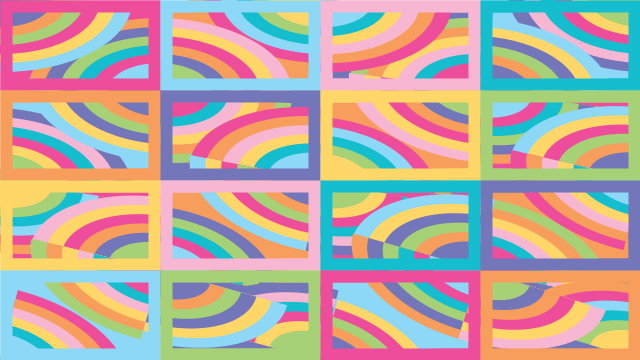
Frame 1 (no input)
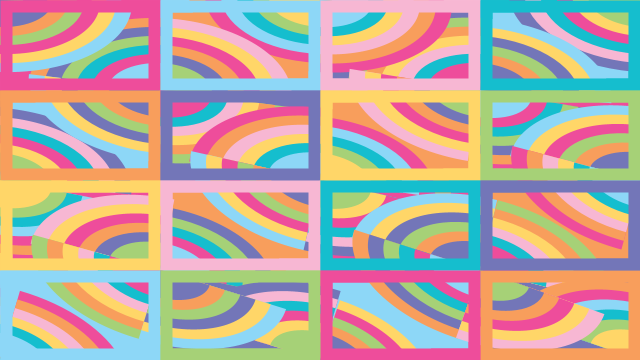
Frame 60 (the mouse pressed at the canvas centre just before this capture)
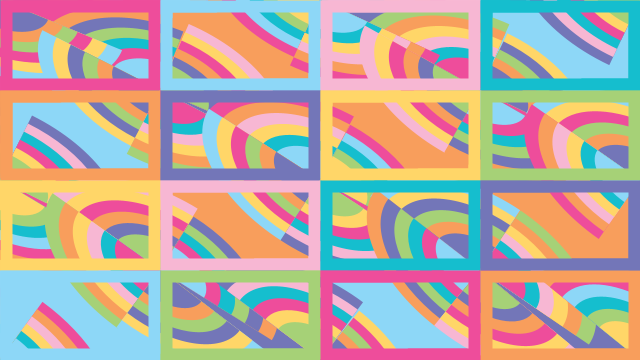
Frame 120 (the mouse held since frame 60 and released just before this capture)

The Processing sketch that drew these frames (run headless with seeded random() and noise(); from frame 60 on, the mouse is pressed at the canvas centre):

// Processing sketch: processing_72669
// ── processing_72669.pde

//float x;
//float y;
float angle=0.0;


void setup() {
  size(640, 360);
  smooth();
  background(255);
}


void draw() {
  //float x=mouseX;
  //float ax=map(mouseX,0,width,0,200);
  //float ay=map(mouseY,0,width,0,100);
  strokeWeight(12);

  //1
  stroke(238, 77, 155);
  fill(238, 77, 155);
  rect(6, 6, 148, 78);


  //2
  stroke(141, 215, 247);
  fill(248, 158, 92);
  rect(166, 6, 148, 78);

  //3
  stroke(247, 183, 211);
  fill(115, 118, 184);
  rect(326, 6, 148, 78);

  //4
  stroke(21, 190, 206);
  fill(141, 215, 247);
  rect(486, 6, 148, 78);
  
  
  //5
  stroke(248, 158, 92);
  fill(141, 215, 247);
  rect(6, 96, 148, 78);


  //6
  stroke(115, 118, 184);
  fill(115, 118, 184);
  rect(166, 96, 148, 78);
  
    //7
  stroke(255, 214, 104);
  fill(248, 158, 92);
  rect(326, 96, 148, 78);
  
    //8
  stroke(166, 209, 119);
  fill(238, 77, 155);
  rect(486, 96, 148, 78);
  
    //9
  stroke(255, 214, 104);
  fill(238, 77, 155);
  rect(6, 186, 148, 78);
  
    //10
  stroke(247, 183, 211);
  fill(248, 158, 92);
  rect(166, 186, 148, 78);
  
    //11
  stroke(21, 190, 206);
  fill(238, 77, 155);
  rect(326, 186, 148, 78);
  
    //12
  stroke(115, 118, 184);
  fill(248, 158, 92);
  rect(486, 186, 148, 78);

    //13
  stroke(141, 215, 247);
  fill(141, 215, 247);
  rect(6, 276, 148, 78);
  
    //14
  stroke(166, 209, 119);
  fill(115, 118, 184);
  rect(166, 276, 148, 78);
  
    //15
  stroke(238, 77, 155);
  fill(141, 215, 247);
  rect(326, 276, 148, 78);
  
    //16
  stroke(248, 158, 92);
  fill(115, 118, 184);
  rect(486, 276, 148, 78);
  
  draw1();
  draw2();
  draw3();
  draw4();
  draw5();
  draw6();
  draw7();
  draw8();
  draw9();
  draw10();
  draw11();
  draw12();
  draw13();
  draw14();
  draw15();
  draw16();
  draw17();
  draw18();
  draw19();
  draw20();
  draw21();
  draw22();
  draw23();
  draw24();
  draw25();
  draw26();
  draw27();
  draw28();
  draw29();
  draw30();
  draw31();
  draw32(); 
  draw33(); 
 
}


void draw1() {
  noStroke();
  pushMatrix();
  translate(160, 90);
  rotate(angle);
  angle+=0.01;


  fill(248, 158, 92);
  arc(0, 0, 264, 144, PI, PI+HALF_PI);
  fill(115, 118, 184);
  arc(0, 0, 232, 126, PI, PI+HALF_PI);
  fill(166, 209, 119);
  arc(0, 0, 200, 108, PI, PI+HALF_PI);
  fill(21, 190, 206);
  arc(0, 0, 168, 90, PI, PI+HALF_PI);
  fill(238, 77, 155);
  arc(0, 0, 136, 72, PI, PI+HALF_PI);
  fill(141, 215, 247);
  arc(0, 0, 104, 54, PI, PI+HALF_PI);
  popMatrix();


}

void draw2() {

  pushMatrix();
  translate(0, 0);
  rotate(angle);
  angle+=0.01;

  fill(141, 215, 247);
  arc(0, 0, 264, 144, 0, HALF_PI);
  fill(255, 214, 104);
  arc(0, 0, 232, 126, 0, HALF_PI);
  fill(238, 77, 155);
  arc(0, 0, 200, 108, 0, HALF_PI);
  fill(166, 209, 119);
  arc(0, 0, 168, 90, 0, HALF_PI);
  fill(248, 158, 92);
  arc(0, 0, 136, 72, 0, HALF_PI);
  fill(115, 118, 184);
  arc(0, 0, 104, 54, 0, HALF_PI);
  popMatrix();

}


void draw3() {
  pushMatrix();
  translate(321, 0);
  rotate(angle);
  angle+=0.01;

  noStroke();
  fill(248, 158, 92);
  arc(0, 0, 264, 144, HALF_PI, PI);
  fill(238, 77, 155);
  arc(0, 0, 232, 126, HALF_PI, PI);
  fill(141, 215, 247);
  arc(0, 0, 200, 108, HALF_PI, PI);
  fill(21, 190, 206);
  arc(0, 0, 168, 90, HALF_PI, PI);
  fill(166, 209, 119);
  arc(0, 0, 136, 72, HALF_PI, PI);
  fill(255, 214, 104);
  arc(0, 0, 104, 54, HALF_PI, PI);
  popMatrix();
}

void draw4() {
  
  pushMatrix();
  translate(160, 90);
  rotate(angle);
  angle+=0.01;
  
  fill(247, 183, 211);
  arc(0, 0, 264, 144, PI+HALF_PI, TWO_PI);
  fill(255, 214, 104);
  arc(0, 0, 232, 126, PI+HALF_PI, TWO_PI);
  fill(238, 77, 155);
  arc(0, 0, 200, 108, PI+HALF_PI, TWO_PI);
  fill(248, 158, 92);
  arc(0, 0, 168, 90, PI+HALF_PI, TWO_PI);
  fill(115, 118, 184);
  arc(0, 0, 136, 72, PI+HALF_PI, TWO_PI);
  fill(166, 209, 119);
  arc(0, 0, 104, 54, PI+HALF_PI, TWO_PI);
  popMatrix();
}



  //3

void draw5() {
  pushMatrix();
  translate(480, 90);
  rotate(angle);
  angle+=0.01;
  
  noStroke();
  fill(166, 209, 119);
  arc(0, 0, 264, 144, PI, PI+HALF_PI);
  fill(248, 158, 92);
  arc(0, 0, 232, 126, PI, PI+HALF_PI);
  fill(255, 214, 104);
  arc(0, 0, 200, 108, PI, PI+HALF_PI);
  fill(247, 183, 211);
  arc(0, 0, 168, 90, PI, PI+HALF_PI);
  fill(21, 190, 206);
  arc(0, 0, 136, 72, PI, PI+HALF_PI);
  fill(238, 77, 155);
  arc(0, 0, 104, 54, PI, PI+HALF_PI);
  popMatrix();
}

void draw6() {
  pushMatrix();
  translate(320, 0);
  rotate(angle);
  angle+=0.01;
  
  fill(238, 77, 155);
  arc(0, 0, 264, 144, 0, HALF_PI);
  fill(248, 158, 92);
  arc(0, 0, 232, 126, 0, HALF_PI);
  fill(247, 183, 211);
  arc(0, 0, 200, 108, 0, HALF_PI);
  fill(255, 214, 104);
  arc(0, 0, 168, 90, 0, HALF_PI);
  fill(21, 190, 206);
  arc(0, 0, 136, 72, 0, HALF_PI);
  fill(141, 215, 247);
  arc(0, 0, 104, 54, 0, HALF_PI);
  popMatrix();
}



  //4

void draw7() {
  pushMatrix();
  translate(640, 0);
  rotate(angle);
  angle+=0.01;
  
  noStroke();
  fill(115, 118, 184);
  arc(0, 0, 264, 144, HALF_PI, PI);
  fill(247, 183, 211);
  arc(0, 0, 232, 126, HALF_PI, PI);
  fill(21, 190, 206);
  arc(0, 0, 200, 108, HALF_PI, PI);
  fill(238, 77, 155);
  arc(0, 0, 168, 90, HALF_PI, PI);
  fill(255, 214, 104);
  arc(0, 0, 136, 72, HALF_PI, PI);
  fill(166, 209, 119);
  arc(0, 0, 104, 54, HALF_PI, PI);
  popMatrix();
}

void draw8() {
  pushMatrix();
  translate(480, 90);
  rotate(angle);
  angle+=0.01;
  
  fill(141, 215, 247);
  arc(0, 0, 264, 144, PI+HALF_PI, TWO_PI);
  fill(255, 214, 104);
  arc(0, 0, 232, 126, PI+HALF_PI, TWO_PI);
  fill(115, 118, 184);
  arc(0, 0, 200, 108, PI+HALF_PI, TWO_PI);
  fill(166, 209, 119);
  arc(0, 0, 168, 90, PI+HALF_PI, TWO_PI);
  fill(248, 158, 92);
  arc(0, 0, 136, 72, PI+HALF_PI, TWO_PI);
  fill(115, 118, 184);
  arc(0, 0, 104, 54, PI+HALF_PI, TWO_PI);
  popMatrix();
}




  //5
void draw9() {
  pushMatrix();
  translate(0, 180);
  rotate(angle);
  angle+=0.01;
  
  noStroke();
  fill(115, 118, 184);
  arc(0, 0, 264, 144, PI+HALF_PI, TWO_PI);
  fill(247, 183, 211);
  arc(0, 0, 232, 126, PI+HALF_PI, TWO_PI);
  fill(21, 190, 206);
  arc(0, 0, 200, 108, PI+HALF_PI, TWO_PI);
  fill(238, 77, 155);
  arc(0, 0, 168, 90, PI+HALF_PI, TWO_PI);
  fill(255, 214, 104);
  arc(0, 0, 136, 72, PI+HALF_PI, TWO_PI);
  fill(166, 209, 119);
  arc(0, 0, 104, 54, PI+HALF_PI, TWO_PI);
  popMatrix();
}


void draw10() {
  pushMatrix();
  translate(160, 90);
  rotate(angle);
  angle+=0.01;
  
  fill(141, 215, 247);
  arc(0, 0, 264, 144, HALF_PI, PI);
  fill(255, 214, 104);
  arc(0, 0, 232, 126, HALF_PI, PI);
  fill(115, 118, 184);
  arc(0, 0, 200, 108, HALF_PI, PI);
  fill(166, 209, 119);
  arc(0, 0, 168, 90, HALF_PI, PI);
  fill(248, 158, 92);
  arc(0, 0, 136, 72, HALF_PI, PI);
  fill(115, 118, 184);
  arc(0, 0, 104, 54, HALF_PI, PI);
  popMatrix();
}





  //6
void draw11() {
  pushMatrix();
  translate(160, 90);
  rotate(angle);
  angle+=0.01;
  
  noStroke();
  fill(166, 209, 119);
  arc(0, 0, 264, 144, 0, HALF_PI);
  fill(248, 158, 92);
  arc(0, 0, 232, 126, 0, HALF_PI);
  fill(255, 214, 104);
  arc(0, 0, 200, 108, 0, HALF_PI);
  fill(247, 183, 211);
  arc(0, 0, 168, 90, 0, HALF_PI);
  fill(21, 190, 206);
  arc(0, 0, 136, 72, 0, HALF_PI);
  fill(238, 77, 155);
  arc(0, 0, 104, 54, 0, HALF_PI);
  popMatrix();
}

void draw12() {
  pushMatrix();
  translate(320, 180);
  rotate(angle);
  angle+=0.01;
  
  fill(238, 77, 155);
  arc(0, 0, 264, 144, PI, PI+HALF_PI);
  fill(248, 158, 92);
  arc(0, 0, 232, 126, PI, PI+HALF_PI);
  fill(247, 183, 211);
  arc(0, 0, 200, 108, PI, PI+HALF_PI);
  fill(255, 214, 104);
  arc(0, 0, 168, 90, PI, PI+HALF_PI);
  fill(21, 190, 206);
  arc(0, 0, 136, 72, PI, PI+HALF_PI);
  fill(141, 215, 247);
  arc(0, 0, 104, 54, PI, PI+HALF_PI);
  popMatrix();
}



  //7

void draw13() {
  pushMatrix();
  translate(320, 180);
  rotate(angle);
  angle+=0.01;
  
  noStroke();
  fill(248, 158, 92);
  arc(0, 0, 264, 144, PI+HALF_PI, TWO_PI);
  fill(238, 77, 155);
  arc(0, 0, 232, 126, PI+HALF_PI, TWO_PI);
  fill(141, 215, 247);
  arc(0, 0, 200, 108, PI+HALF_PI, TWO_PI);
  fill(21, 190, 206);
  arc(0, 0, 168, 90, PI+HALF_PI, TWO_PI);
  fill(166, 209, 119);
  arc(0, 0, 136, 72, PI+HALF_PI, TWO_PI);
  fill(255, 214, 104);
  arc(0, 0, 104, 54, PI+HALF_PI, TWO_PI);
  popMatrix();
}


void draw14() {
  pushMatrix();
  translate(480, 90);
  rotate(angle);
  angle+=0.01;
  
  fill(247, 183, 211);
  arc(0, 0, 264, 144, HALF_PI, PI);
  fill(255, 214, 104);
  arc(0, 0, 232, 126, HALF_PI, PI);
  fill(238, 77, 155);
  arc(0, 0, 200, 108, HALF_PI, PI);
  fill(248, 158, 92);
  arc(0, 0, 168, 90, HALF_PI, PI);
  fill(115, 118, 184);
  arc(0, 0, 136, 72, HALF_PI, PI);
  fill(166, 209, 119);
  arc(0, 0, 104, 54, HALF_PI, PI);
  popMatrix();
}



  //8

void draw15() {
  pushMatrix();
  translate(480, 90);
  rotate(angle);
  angle+=0.01;
  
  noStroke();
  fill(248, 158, 92);
  arc(0, 0, 264, 144, 0, HALF_PI);
  fill(115, 118, 184);
  arc(0, 0, 232, 126, 0, HALF_PI);
  fill(166, 209, 119);
  arc(0, 0, 200, 108, 0, HALF_PI);
  fill(21, 190, 206);
  arc(0, 0, 168, 90, 0, HALF_PI);
  fill(238, 77, 155);
  arc(0, 0, 136, 72, 0, HALF_PI);
  fill(141, 215, 247);
  arc(0, 0, 104, 54, 0, HALF_PI);
  popMatrix();
} 
  
void draw16() {
  pushMatrix();
  translate(640, 180);
  rotate(angle);
  angle+=0.01;
  
  fill(141, 215, 247);
  arc(0, 0, 264, 144, PI, PI+HALF_PI);
  fill(255, 214, 104);
  arc(0, 0, 232, 126, PI, PI+HALF_PI);
  fill(238, 77, 155);
  arc(0, 0, 200, 108, PI, PI+HALF_PI);
  fill(166, 209, 119);
  arc(0, 0, 168, 90, PI, PI+HALF_PI);
  fill(248, 158, 92);
  arc(0, 0, 136, 72, PI, PI+HALF_PI);
  fill(115, 118, 184);
  arc(0, 0, 104, 54, PI, PI+HALF_PI);
  popMatrix();
}

//9
void draw17() {
  pushMatrix();
  translate(0, 180);
  rotate(angle);
  angle+=0.01;
  
  noStroke();
  fill(248, 158, 92);
  arc(0, 0, 264, 144, 0, HALF_PI);
  fill(238, 77, 155);
  arc(0, 0, 232, 126, 0, HALF_PI);
  fill(141, 215, 247);
  arc(0, 0, 200, 108, 0, HALF_PI);
  fill(21, 190, 206);
  arc(0, 0, 168, 90, 0, HALF_PI);
  fill(166, 209, 119);
  arc(0, 0, 136, 72, 0, HALF_PI);
  fill(255, 214, 104);
  arc(0, 0, 104, 54, 0, HALF_PI);
  popMatrix();
}

void draw18() {
  pushMatrix();
  translate(160, 270);
  rotate(angle);
  angle+=0.01;
  
  fill(247, 183, 211);
  arc(0, 0, 264, 144, PI, PI+HALF_PI);
  fill(255, 214, 104);
  arc(0, 0, 232, 126, PI, PI+HALF_PI);
  fill(238, 77, 155);
  arc(0, 0, 200, 108, PI, PI+HALF_PI);
  fill(248, 158, 92);
  arc(0, 0, 168, 90, PI, PI+HALF_PI);
  fill(115, 118, 184);
  arc(0, 0, 136, 72, PI, PI+HALF_PI);
  fill(166, 209, 119);
  arc(0, 0, 104, 54, PI, PI+HALF_PI);
  popMatrix();
}



  //10

void draw19() {
  pushMatrix();
  translate(160, 270);
  rotate(angle);
  angle+=0.01;
  
  noStroke();
  fill(248, 158, 92);
  arc(0, 0, 264, 144, PI+HALF_PI, TWO_PI);
  fill(115, 118, 184);
  arc(0, 0, 232, 126, PI+HALF_PI, TWO_PI);
  fill(166, 209, 119);
  arc(0, 0, 200, 108, PI+HALF_PI, TWO_PI);
  fill(21, 190, 206);
  arc(0, 0, 168, 90, PI+HALF_PI, TWO_PI);
  fill(238, 77, 155);
  arc(0, 0, 136, 72, PI+HALF_PI, TWO_PI);
  fill(141, 215, 247);
  arc(0, 0, 104, 54, PI+HALF_PI, TWO_PI);
  popMatrix();
}

void draw20() {
  pushMatrix();
  translate(320, 180);
  rotate(angle);
  angle+=0.01;
  
  fill(141, 215, 247);
  arc(0, 0, 264, 144, HALF_PI, PI);
  fill(255, 214, 104);
  arc(0, 0, 232, 126, HALF_PI, PI);
  fill(238, 77, 155);
  arc(0, 0, 200, 108, HALF_PI, PI);
  fill(166, 209, 119);
  arc(0, 0, 168, 90, HALF_PI, PI);
  fill(248, 158, 92);
  arc(0, 0, 136, 72, HALF_PI, PI);
  fill(115, 118, 184);
  arc(0, 0, 104, 54, HALF_PI, PI);
  popMatrix();
}



  //11

void draw21() {
  pushMatrix();
  translate(320, 180);
  rotate(angle);
  angle+=0.01;
  
  noStroke();
  fill(115, 118, 184);
  arc(0, 0, 264, 144, 0, HALF_PI);
  fill(247, 183, 211);
  arc(0, 0, 232, 126, 0, HALF_PI);
  fill(21, 190, 206);
  arc(0, 0, 200, 108, 0, HALF_PI);
  fill(238, 77, 155);
  arc(0, 0, 168, 90, 0, HALF_PI);
  fill(255, 214, 104);
  arc(0, 0, 136, 72, 0, HALF_PI);
  fill(166, 209, 119);
  arc(0, 0, 104, 54, 0, HALF_PI);
  popMatrix();
}

void draw22() {
  pushMatrix();
  translate(480, 270);
  rotate(angle);
  angle+=0.01;
  
  fill(141, 215, 247);
  arc(0, 0, 264, 144, PI, PI+HALF_PI);
  fill(255, 214, 104);
  arc(0, 0, 232, 126, PI, PI+HALF_PI);
  fill(115, 118, 184);
  arc(0, 0, 200, 108, PI, PI+HALF_PI);
  fill(166, 209, 119);
  arc(0, 0, 168, 90, PI, PI+HALF_PI);
  fill(248, 158, 92);
  arc(0, 0, 136, 72, PI, PI+HALF_PI);
  fill(115, 118, 184);
  arc(0, 0, 104, 54, PI, PI+HALF_PI);
  popMatrix();
}



  //12
void draw23() {
  pushMatrix();
  translate(480, 270);
  rotate(angle);
  angle+=0.01;
  
  noStroke();
  fill(166, 209, 119);
  arc(0, 0, 264, 144, PI+HALF_PI, TWO_PI);
  fill(248, 158, 92);
  arc(0, 0, 232, 126, PI+HALF_PI, TWO_PI);
  fill(255, 214, 104);
  arc(0, 0, 200, 108, PI+HALF_PI, TWO_PI);
  fill(247, 183, 211);
  arc(0, 0, 168, 90, PI+HALF_PI, TWO_PI);
  fill(21, 190, 206);
  arc(0, 0, 136, 72, PI+HALF_PI, TWO_PI);
  fill(238, 77, 155);
  arc(0, 0, 104, 54, PI+HALF_PI, TWO_PI);
  popMatrix();
}

void draw24() {
  pushMatrix();
  translate(640, 180);
  rotate(angle);
  angle+=0.01;
  
  fill(238, 77, 155);
  arc(0, 0, 264, 144, HALF_PI, PI);
  fill(248, 158, 92);
  arc(0, 0, 232, 126, HALF_PI, PI);
  fill(247, 183, 211);
  arc(0, 0, 200, 108, HALF_PI, PI);
  fill(255, 214, 104);
  arc(0, 0, 168, 90, HALF_PI, PI);
  fill(21, 190, 206);
  arc(0, 0, 136, 72, HALF_PI, PI);
  fill(141, 215, 247);
  arc(0, 0, 104, 54, HALF_PI, PI);
  popMatrix();
}


  //13

void draw25() {
  pushMatrix();
  translate(160, 270);
  rotate(angle);
  angle+=0.01;
  
  noStroke();
  fill(166, 209, 119);
  arc(0, 0, 264, 144, HALF_PI, PI);
  fill(248, 158, 92);
  arc(0, 0, 232, 126, HALF_PI, PI);
  fill(255, 214, 104);
  arc(0, 0, 200, 108, HALF_PI, PI);
  fill(247, 183, 211);
  arc(0, 0, 168, 90, HALF_PI, PI);
  fill(21, 190, 206);
  arc(0, 0, 136, 72, HALF_PI, PI);
  fill(238, 77, 155);
  arc(0, 0, 104, 54, HALF_PI, PI);
  popMatrix();
}

void draw26() {
  pushMatrix();
  translate(0, 360);
  rotate(angle);
  angle+=0.01;
  
  fill(238, 77, 155);
  arc(0, 0, 264, 144, PI+HALF_PI, TWO_PI);
  fill(248, 158, 92);
  arc(0, 0, 232, 126, PI+HALF_PI, TWO_PI);
  fill(247, 183, 211);
  arc(0, 0, 200, 108, PI+HALF_PI, TWO_PI);
  fill(255, 214, 104);
  arc(0, 0, 168, 90, PI+HALF_PI, TWO_PI);
  fill(21, 190, 206);
  arc(0, 0, 136, 72, PI+HALF_PI, TWO_PI);
  fill(141, 215, 247);
  arc(0, 0, 104, 54, PI+HALF_PI, TWO_PI);
  popMatrix();
}



  //14

void draw27() {
  pushMatrix();
  translate(320, 360);
  rotate(angle);
  angle+=0.01;
  
  noStroke();
  fill(115, 118, 184);
  arc(0,0, 264, 144, PI, PI+HALF_PI);
  fill(247, 183, 211);
  arc(0, 0, 232, 126, PI, PI+HALF_PI);
  fill(21, 190, 206);
  arc(0, 0, 200, 108, PI, PI+HALF_PI);
  fill(238, 77, 155);
  arc(0, 0, 168, 90, PI, PI+HALF_PI);
  fill(255, 214, 104);
  arc(0, 0, 136, 72, PI, PI+HALF_PI);
  fill(166, 209, 119);
  arc(0, 0, 104, 54, PI, PI+HALF_PI);
  popMatrix();
}

void draw28() {
  pushMatrix();
  translate(160, 270);
  rotate(angle);
  angle+=0.01;
  
  fill(141, 215, 247);
  arc(0, 0, 264, 144, 0, HALF_PI);
  fill(255, 214, 104);
  arc(0, 0, 232, 126, 0, HALF_PI);
  fill(115, 118, 184);
  arc(0, 0, 200, 108, 0, HALF_PI);
  fill(166, 209, 119);
  arc(0, 0, 168, 90, 0, HALF_PI);
  fill(248, 158, 92);
  arc(0, 0, 136, 72, 0, HALF_PI);
  fill(115, 118, 184);
  arc(0, 0, 104, 54, 0, HALF_PI);
  popMatrix();
}




  //15

void draw29() {
  pushMatrix();
  translate(480, 270);
  rotate(angle);
  angle+=0.01;
  
  noStroke();
  fill(248, 158, 92);
  arc(0, 0, 264, 144, HALF_PI, PI);
  fill(115, 118, 184);
  arc(0, 0, 232, 126, HALF_PI, PI);
  fill(166, 209, 119);
  arc(0, 0, 200, 108, HALF_PI, PI);
  fill(21, 190, 206);
  arc(0, 0, 168, 90, HALF_PI, PI);
  fill(238, 77, 155);
  arc(0, 0, 136, 72, HALF_PI, PI);
  fill(141, 215, 247);
  arc(0, 0, 104, 54, HALF_PI, PI);
  popMatrix();
}

void draw30() {
  pushMatrix();
  translate(320, 360);
  rotate(angle);
  angle+=0.01;
  
  fill(141, 215, 247);
  arc(0, 0, 264, 144, PI+HALF_PI, TWO_PI);
  fill(255, 214, 104);
  arc(0, 0, 232, 126, PI+HALF_PI, TWO_PI);
  fill(238, 77, 155);
  arc(0, 0, 200, 108, PI+HALF_PI, TWO_PI);
  fill(166, 209, 119);
  arc(0, 0, 168, 90, PI+HALF_PI, TWO_PI);
  fill(248, 158, 92);
  arc(0, 0, 136, 72, PI+HALF_PI, TWO_PI);
  fill(115, 118, 184);
  arc(0, 0, 104, 54, PI+HALF_PI, TWO_PI);
  popMatrix();
}



  //16

void draw31() {
  pushMatrix();
  translate(640, 360);
  rotate(angle);
  angle+=0.01;
  
  noStroke();
  fill(248, 158, 92);
  arc(0, 0, 264, 144, PI, PI+HALF_PI);
  fill(238, 77, 155);
  arc(0, 0, 232, 126, PI, PI+HALF_PI);
  fill(141, 215, 247);
  arc(0, 0, 200, 108, PI, PI+HALF_PI);
  fill(21, 190, 206);
  arc(0, 0, 168, 90, PI, PI+HALF_PI);
  fill(166, 209, 119);
  arc(0, 0, 136, 72, PI, PI+HALF_PI);
  fill(255, 214, 104);
  arc(0, 0, 104, 54, PI, PI+HALF_PI);
  popMatrix();
}

void draw32() {
  pushMatrix();
  translate(480, 270);
  rotate(angle);
  angle+=0.01;
  
  fill(247, 183, 211);
  arc(0, 0, 264, 144, 0, HALF_PI);
  fill(255, 214, 104);
  arc(0, 0, 232, 126, 0, HALF_PI);
  fill(238, 77, 155);
  arc(0, 0, 200, 108, 0, HALF_PI);
  fill(248, 158, 92);
  arc(0, 0, 168, 90, 0, HALF_PI);
  fill(115, 118, 184);
  arc(0, 0, 136, 72, 0, HALF_PI);
  fill(166, 209, 119);
  arc(0, 0, 104, 54, 0, HALF_PI);
  popMatrix();
}

void draw33() {
  stroke(248, 158, 92);
  noFill();
  rect(486, 276, 148, 78);

  stroke(238, 77, 155);
  noFill();
  rect(6, 6, 148, 78);

  stroke(141, 215, 247);
  noFill();
  rect(166, 6, 148, 78);

  stroke(247, 183, 211);
  noFill();
  rect(326, 6, 148, 78);

  stroke(21, 190, 206);
  noFill();
  rect(486, 6, 148, 78);

  stroke(248, 158, 92);
  noFill();
  rect(6, 96, 148, 78);

  stroke(115, 118, 184);
  noFill();
  rect(166, 96, 148, 78);

  stroke(255, 214, 104);
  noFill();
  rect(326, 96, 148, 78);

  stroke(166, 209, 119);
  noFill();
  rect(486, 96, 148, 78);

  stroke(255, 214, 104);
  noFill();
  rect(6, 186, 148, 78);

  stroke(247, 183, 211);
  noFill();
  rect(166, 186, 148, 78);

  stroke(21, 190, 206);
  noFill();
  rect(326, 186, 148, 78);

  stroke(115, 118, 184);
  noFill();
  rect(486, 186, 148, 78);

  stroke(141, 215, 247);
  noFill();
  rect(6, 276, 148, 78);

  stroke(166, 209, 119);
  noFill();
  rect(166, 276, 148, 78);

  stroke(238, 77, 155);
  noFill();
  rect(326, 276, 148, 78);
}
